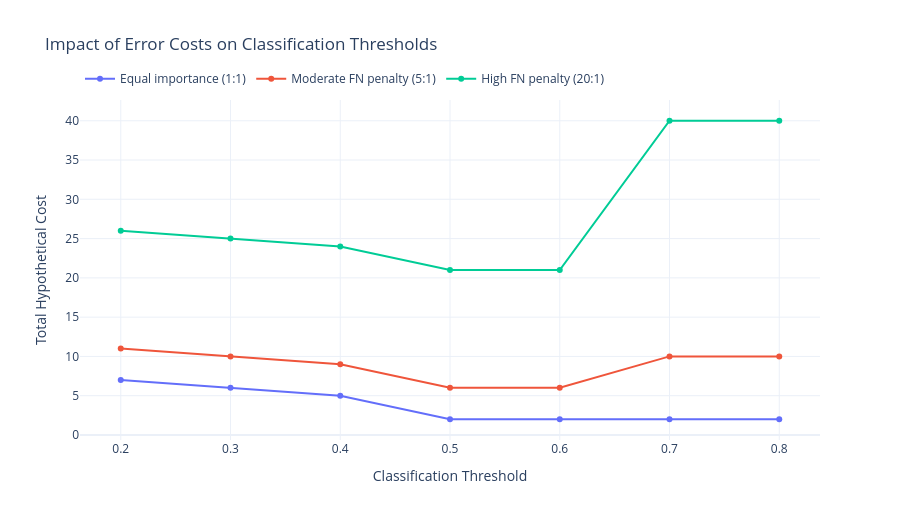

The cell this chart's notebook holds for it:
### Code cell
import plotly.graph_objects as go

scenarios = {
    "Equal importance (1:1)": (1, 1),
    "Moderate FN penalty (5:1)": (5, 1),
    "High FN penalty (20:1)": (20, 1)
}

fig = go.Figure()

for scenario, (fn_weight, fp_weight) in scenarios.items():

    total_cost = (
        threshold_df["False Negatives"] * fn_weight
        + threshold_df["False Positives"] * fp_weight
    )

    fig.add_trace(go.Scatter(
        x=threshold_df["Threshold"],
        y=total_cost,
        mode="lines+markers",
        name=scenario,
        customdata=threshold_df[
            ["False Negatives", "False Positives"]
        ].to_numpy(),
        hovertemplate=(
            "<b>%{fullData.name}</b><br>"
            "Threshold: %{x:.1f}<br>"
            "Total Cost: %{y}<br>"
            "False Negatives: %{customdata[0]}<br>"
            "False Positives: %{customdata[1]}"
            "<extra></extra>"
        )
    ))

fig.update_layout(
    title="Impact of Error Costs on Classification Thresholds",
    xaxis_title="Classification Threshold",
    yaxis_title="Total Hypothetical Cost",
    template="plotly_white",
    hovermode="x unified",
    hoverlabel=dict(font_size=12),
    legend=dict(
        orientation="h",
        yanchor="bottom",
        y=1.02,
        xanchor="left",
        x=0
    ),
    height=520
)

fig.show()

### Figure 1 — Plotly figure (JSON) as saved in the notebook; plotly's stock layout.template omitted (floating-point values rounded to 4 significant figures)
{"data": [{"customdata": [[1, 6], [1, 5], [1, 4], [1, 1], [1, 1], [2, 0], [2, 0]], "hovertemplate": "<b>%{fullData.name}</b><br>Threshold: %{x:.1f}<br>Total Cost: %{y}<br>False Negatives: %{customdata[0]}<br>False Positives: %{customdata[1]}<extra></extra>", "mode": "lines+markers", "name": "Equal importance (1:1)", "type": "scatter", "x": [0.2, 0.3, 0.4, 0.5, 0.6, 0.7, 0.8], "y": [7, 6, 5, 2, 2, 2, 2]}, {"customdata": [[1, 6], [1, 5], [1, 4], [1, 1], [1, 1], [2, 0], [2, 0]], "hovertemplate": "<b>%{fullData.name}</b><br>Threshold: %{x:.1f}<br>Total Cost: %{y}<br>False Negatives: %{customdata[0]}<br>False Positives: %{customdata[1]}<extra></extra>", "mode": "lines+markers", "name": "Moderate FN penalty (5:1)", "type": "scatter", "x": [0.2, 0.3, 0.4, 0.5, 0.6, 0.7, 0.8], "y": [11, 10, 9, 6, 6, 10, 10]}, {"customdata": [[1, 6], [1, 5], [1, 4], [1, 1], [1, 1], [2, 0], [2, 0]], "hovertemplate": "<b>%{fullData.name}</b><br>Threshold: %{x:.1f}<br>Total Cost: %{y}<br>False Negatives: %{customdata[0]}<br>False Positives: %{customdata[1]}<extra></extra>", "mode": "lines+markers", "name": "High FN penalty (20:1)", "type": "scatter", "x": [0.2, 0.3, 0.4, 0.5, 0.6, 0.7, 0.8], "y": [26, 25, 24, 21, 21, 40, 40]}], "layout": {"height": 520, "hoverlabel": {"font": {"size": 12}}, "hovermode": "x unified", "legend": {"orientation": "h", "x": 0, "xanchor": "left", "y": 1.02, "yanchor": "bottom"}, "title": {"text": "Impact of Error Costs on Classification Thresholds"}, "xaxis": {"title": {"text": "Classification Threshold"}}, "yaxis": {"title": {"text": "Total Hypothetical Cost"}}}}
